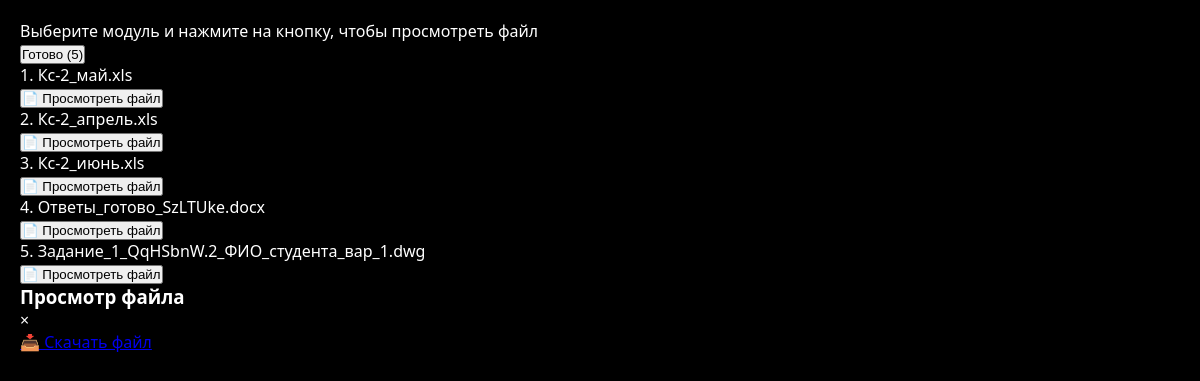
The page / on the database its author committed.
### demo_app/models.py (models this page shows, shortened)
class Module(models.Model):
    title = models.CharField('Название модуля', max_length=255)
    description = models.TextField('Описание', blank=True)
    order = models.IntegerField('Порядок', default=0)
    is_active = models.BooleanField('Активен', default=True)
    class Meta:
        verbose_name = 'Модуль'
        verbose_name_plural = 'Модули'
        ordering = ['order', 'id']

class QuestionAnswer(models.Model):
    module = models.ForeignKey(
        Module,
        on_delete=models.CASCADE,
        related_name='questions',
        verbose_name='Модуль'
    )
    file = models.FileField('Файл', upload_to='uploads/', null=True, blank=True)
    order = models.IntegerField('Порядок', default=0)
    class Meta:
        verbose_name = 'Вопрос-ответ'
        verbose_name_plural = 'Вопросы-ответы'
        ordering = ['module', 'order', 'id']

### demo_app/views.py (the view)
# urls.py: path('', views.index, name='main')
def index(request):
    modules = Module.objects.filter(is_active=True).prefetch_related('questions')
    first_module = modules.first()
    questions = first_module.questions.all() if first_module else []
    context = {
        'modules': modules,
        'current_module': first_module,
        'questions': questions,
    }
    return render(request, 'index.html', context)

### demo_app/templates/index.html (shortened to what this page needs)
{% load static %}
<!DOCTYPE html>
<html lang="ru">
<head>
</head>
<body>
    <div class="container">
        <div class="module-card">
            <p class="module-desc">Выберите модуль и нажмите на кнопку, чтобы просмотреть файл</p>
            <div class="module-selector" id="moduleSelector">
                {% for module in modules %}
                    <button class="module-btn {% if current_module.id == module.id %}active{% endif %}"
                            data-module-id="{{ module.id }}"
                            data-module-name="{{ module.title }}">
                        {{ module.title }}
                        <span class="module-count">({{ module.questions.count }})</span>
                    </button>
                {% endfor %}
            </div>
        </div>
        <div id="filesContainer">
            {% if questions %}
                <div class="files-list" id="filesList">
                    {% for qa in questions %}
                        <div class="file-card" data-file-id="{{ qa.id }}">
                            <div class="file-header">
                                <div class="file-name">
                                    <span class="file-number">{{ forloop.counter }}.</span>
                                    {{ qa.file.name|slice:"8:" }}
                                </div>
                                <button class="btn-file" data-action="modal" data-file-id="{{ qa.id }}" data-file-url="{{ qa.file.url }}" data-file-name="{{ qa.file.name|slice:'8:' }}">
                                    📄 Просмотреть файл
                                </button>
                            </div>
                        </div>
                    {% endfor %}
                </div>
            {% else %}
                <div class="empty-state">
                    <div class="empty-icon">❓</div>
                    <p>В этом модуле пока нет файлов</p>
                </div>
            {% endif %}
        </div>
    </div>
    <div id="fileModal" class="modal">
        <div class="modal-content">
            <div class="modal-header">
                <h3>Просмотр файла</h3>
                <span class="close">&times;</span>
            </div>
            <div class="modal-body">
                <a href="#" id="downloadLink" class="file-link" download>📥 Скачать файл</a>
            </div>
        </div>
    </div>
</body>
</html>

### demo_app/templates/index.html (style rules this page uses)
* { margin: 0; padding: 0; box-sizing: border-box; }
body { font-family: 'Segoe UI', Tahoma, Geneva, Verdana, sans-serif; background: black; min-height: 100vh; padding: 20px; color: white; }

### rows shown on the page
Module: title "Готово", questions.count "5"
QuestionAnswer: file.name "Кс-2_май.xls"
QuestionAnswer: file.name "Кс-2_апрель.xls"
QuestionAnswer: file.name "Кс-2_июнь.xls"
QuestionAnswer: file.name "Ответы_готово_SzLTUke.docx"
QuestionAnswer: file.name "Задание_1_QqHSbnW.2_ФИО_студента_вар_1.dwg"
